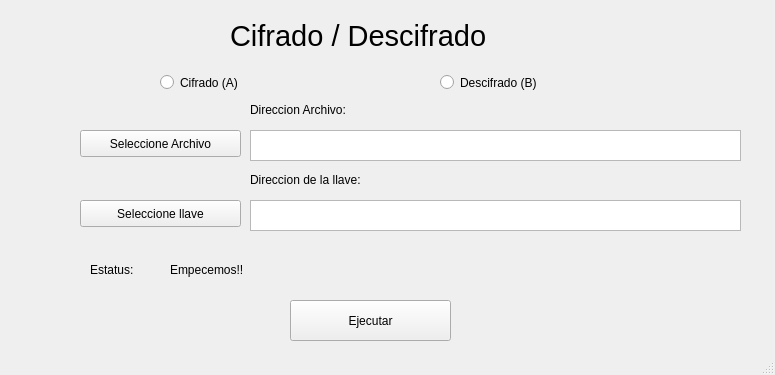
<?xml version="1.0" encoding="UTF-8"?>
<ui version="4.0">
 <class>CifradoDescifrado</class>
 <widget class="QMainWindow" name="CifradoDescifrado">
  <property name="geometry">
   <rect>
    <x>0</x>
    <y>0</y>
    <width>775</width>
    <height>375</height>
   </rect>
  </property>
  <property name="windowTitle">
   <string>CifradoDescifrado</string>
  </property>
  <widget class="QWidget" name="centralwidget">
   <widget class="QRadioButton" name="CifradoradioButton">
    <property name="geometry">
     <rect>
      <x>160</x>
      <y>70</y>
      <width>124</width>
      <height>25</height>
     </rect>
    </property>
    <property name="text">
     <string>Cifrado (A)</string>
    </property>
   </widget>
   <widget class="QLabel" name="label">
    <property name="geometry">
     <rect>
      <x>230</x>
      <y>20</y>
      <width>311</width>
      <height>31</height>
     </rect>
    </property>
    <property name="font">
     <font>
      <pointsize>22</pointsize>
     </font>
    </property>
    <property name="text">
     <string>Cifrado / Descifrado</string>
    </property>
   </widget>
   <widget class="QRadioButton" name="DescifradoradioButton">
    <property name="geometry">
     <rect>
      <x>440</x>
      <y>70</y>
      <width>161</width>
      <height>25</height>
     </rect>
    </property>
    <property name="text">
     <string>Descifrado (B)</string>
    </property>
   </widget>
   <widget class="QLabel" name="label_2">
    <property name="geometry">
     <rect>
      <x>250</x>
      <y>100</y>
      <width>151</width>
      <height>19</height>
     </rect>
    </property>
    <property name="text">
     <string>Direccion Archivo:</string>
    </property>
   </widget>
   <widget class="QPlainTextEdit" name="archivopath">
    <property name="geometry">
     <rect>
      <x>250</x>
      <y>130</y>
      <width>491</width>
      <height>31</height>
     </rect>
    </property>
   </widget>
   <widget class="QPushButton" name="ArchivoButton">
    <property name="geometry">
     <rect>
      <x>80</x>
      <y>130</y>
      <width>161</width>
      <height>27</height>
     </rect>
    </property>
    <property name="text">
     <string>Seleccione Archivo</string>
    </property>
   </widget>
   <widget class="QLabel" name="label_3">
    <property name="geometry">
     <rect>
      <x>90</x>
      <y>260</y>
      <width>79</width>
      <height>19</height>
     </rect>
    </property>
    <property name="text">
     <string>Estatus:</string>
    </property>
   </widget>
   <widget class="QLabel" name="Estatus">
    <property name="geometry">
     <rect>
      <x>170</x>
      <y>260</y>
      <width>561</width>
      <height>19</height>
     </rect>
    </property>
    <property name="text">
     <string>Empecemos!!</string>
    </property>
   </widget>
   <widget class="QPlainTextEdit" name="llavePath">
    <property name="geometry">
     <rect>
      <x>250</x>
      <y>200</y>
      <width>491</width>
      <height>31</height>
     </rect>
    </property>
   </widget>
   <widget class="QPushButton" name="LlaveButton">
    <property name="geometry">
     <rect>
      <x>80</x>
      <y>200</y>
      <width>161</width>
      <height>27</height>
     </rect>
    </property>
    <property name="text">
     <string>Seleccione llave</string>
    </property>
   </widget>
   <widget class="QLabel" name="label_5">
    <property name="geometry">
     <rect>
      <x>250</x>
      <y>170</y>
      <width>191</width>
      <height>19</height>
     </rect>
    </property>
    <property name="text">
     <string>Direccion de la llave:</string>
    </property>
   </widget>
   <widget class="QPushButton" name="pushButton">
    <property name="geometry">
     <rect>
      <x>290</x>
      <y>300</y>
      <width>161</width>
      <height>41</height>
     </rect>
    </property>
    <property name="text">
     <string>Ejecutar</string>
    </property>
   </widget>
  </widget>
  <widget class="QStatusBar" name="statusbar"/>
 </widget>
 <resources/>
 <connections/>
</ui>
